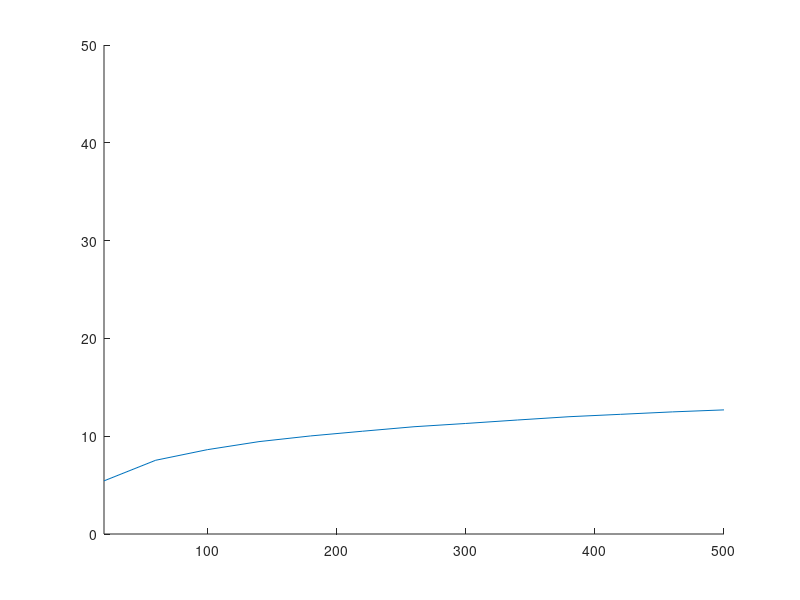

The MATLAB script that drew this image:
clear
clc
p=10;
Rh=100;
v=3.8;
vr=(10^(8/10))^2;
meen=2.5;
K=10;
n=1000;
m=20:40:500;
mu=log(meen^2/sqrt(vr+meen^2));
sig=sqrt(log(vr/(meen^2)+1));
z=lognrnd(mu,sig,K,n);
Rk=unifrnd(100,925,K,n);
 B=z./((Rk./100).^v);
 for l=1:length(m)
     M=m(l);
  H=sqrt(.5)*(randn(M*K,n)+1j*randn(M*K,n));   
 for i=1:K
     t=((i-1)*M)+(1:1:M);
    D(t,:)=(repmat(B(i,:),M,1));
 end 
 G=H.*sqrt(D);
 A=conj(G);
 
 for i=1:K
     t=((i-1)*M)+(1:1:M);
     a=A(t,:);
     for j=1:K
       re=((j-1)*M)+(1:1:M);  
       s(j,:)=p.*abs(sum(a.*G(re,:)));
     end 
       num=s(i,:);
       den=sum(s)-num+(sum((a.*conj(a))));
       x=num./den;
       c(i,:)=log2(1+x);
 end 
    Rp(l)=sum(sum(c))/n ;
 end
 hold on
 plot(m,Rp)
axis([min(m) max(m) 0 50])
         